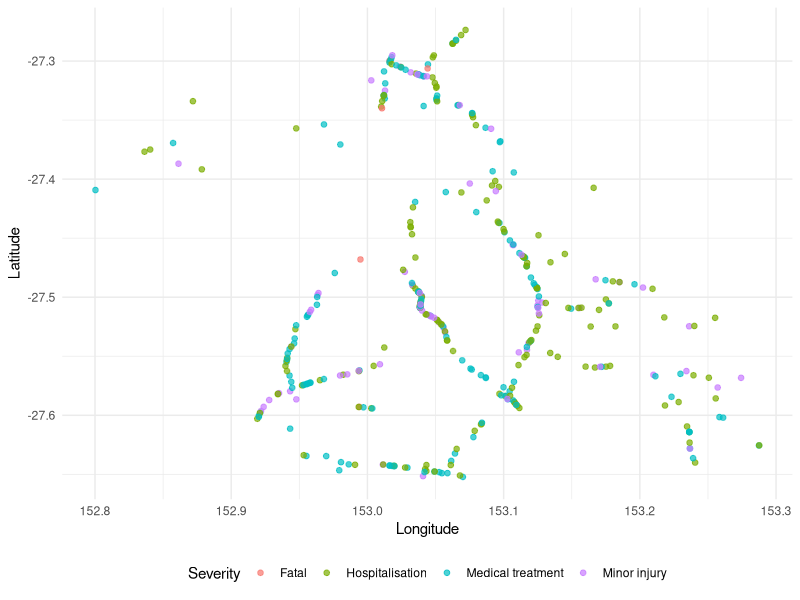

R code for this plot:
## ---- chunk 1
#| label: setup

# Loading our required libraries
library(ggplot2)
library(dplyr)
library(knitr)
library(readr)

crashes <- read_csv("data/cleaned_dataset.csv")
## ---- chunk 2
#| label: tbl-methodology-table
#| tbl-cap: "Variables in the cleaned dataset, grouped by their role in the analysis."

var_dict <- data.frame(
  Role = c("Identifier", "Outcome", "Temporal",
           "Spatial", "Crash descriptors",
           "Environmental conditions", "Exposure"),
  Variables = c("Crash_Ref_Number",
                "Crash_Severity",
                "Crash_Month, Crash_Day_Of_Week, Crash_Hour",
                "Crash_Latitude, Crash_Longitude, Loc_Post_Code",
                "Crash_Nature, Crash_Type, Crash_DCA_Group_Description",
                "Crash_Speed_Limit, Road_Surface, Atmospheric, Lighting, Road_Horiz_Align, Road_Vert_Align",
                "Count_Unit_Car")
)

kable(var_dict, booktabs = TRUE)
## ---- chunk 3
#| label: fig-methodology-plot
#| fig-cap: "Spatial distribution of the 402 crash records across the Brisbane police region in 2024, coloured by crash severity."
#| fig-width: 6
#| fig-height: 4

ggplot(crashes, aes(x = Crash_Longitude, y = Crash_Latitude,
                    colour = Crash_Severity)) +
  geom_point(alpha = 0.7, size = 1.6) +
  labs(x = "Longitude", y = "Latitude", colour = "Severity") +
  theme_minimal() +
  theme(legend.position = "bottom")
## ---- chunk 4
#| label: fig-results-plot
#| fig-cap: "Caption for results figure."

# plot code
